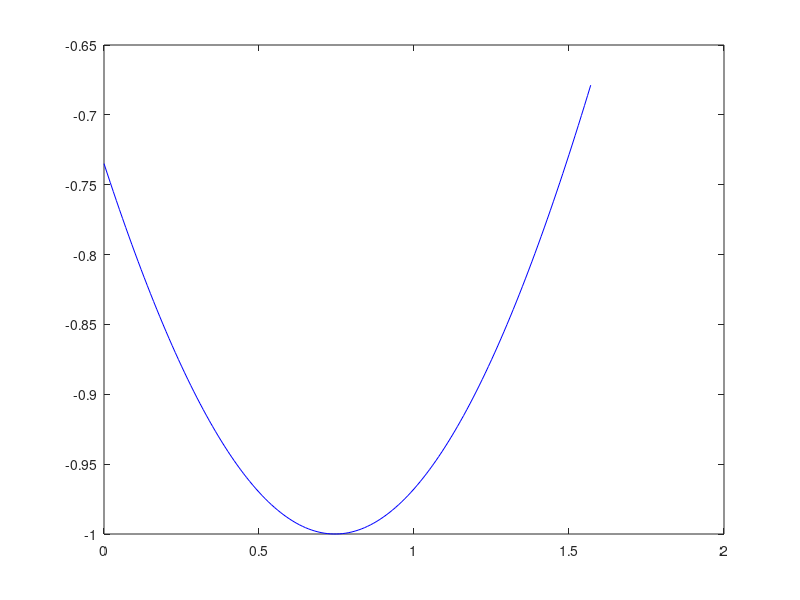

Source code (MATLAB): (Note: this script raises an error after producing the figure.)
function cerinta3()
    figure(1);
    % f=inline('sin(x+A)');
    x=0:0.01:pi/2;
    f=@(x) (sin(x+10.2503));
    rez=feval(f,x);
    plot(x,rez,'b');
    hold on;
    xval1=linspace(0,pi/2,5);
    yval1=interpliniar(x,f,xval1);
    plot(xval1,yval1,'r');
    hold on;
    xval2=linspace(0,pi/2,9);
    yval2=interpliniar(x,f,xval2);
    plot(xval2,yval2,'y');
    hold on;
    xval3=linspace(0,pi/2,17);
    yval3=interpliniar(x,f,xval3);
    plot(xval3,yval3,'magenta');
end